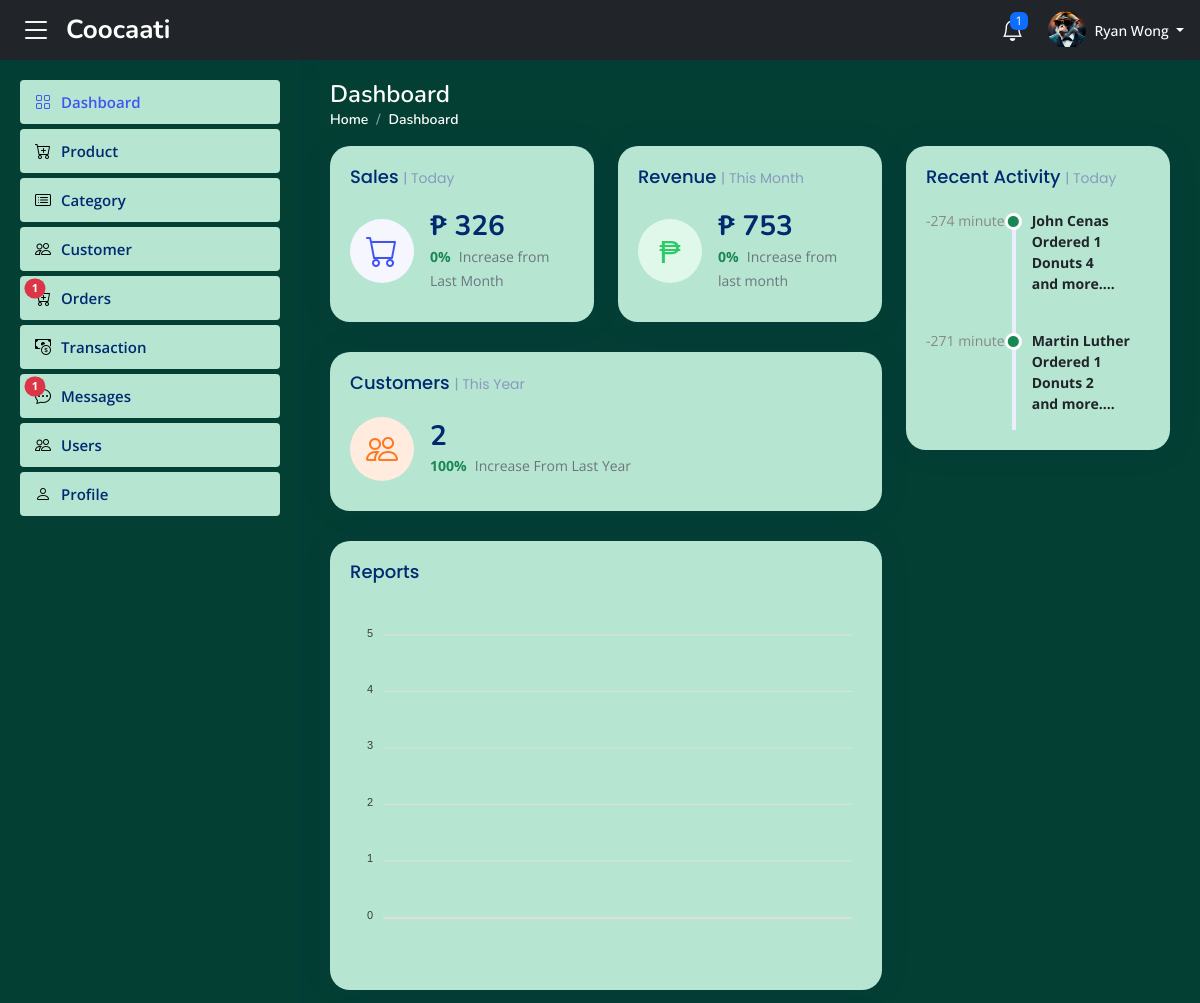
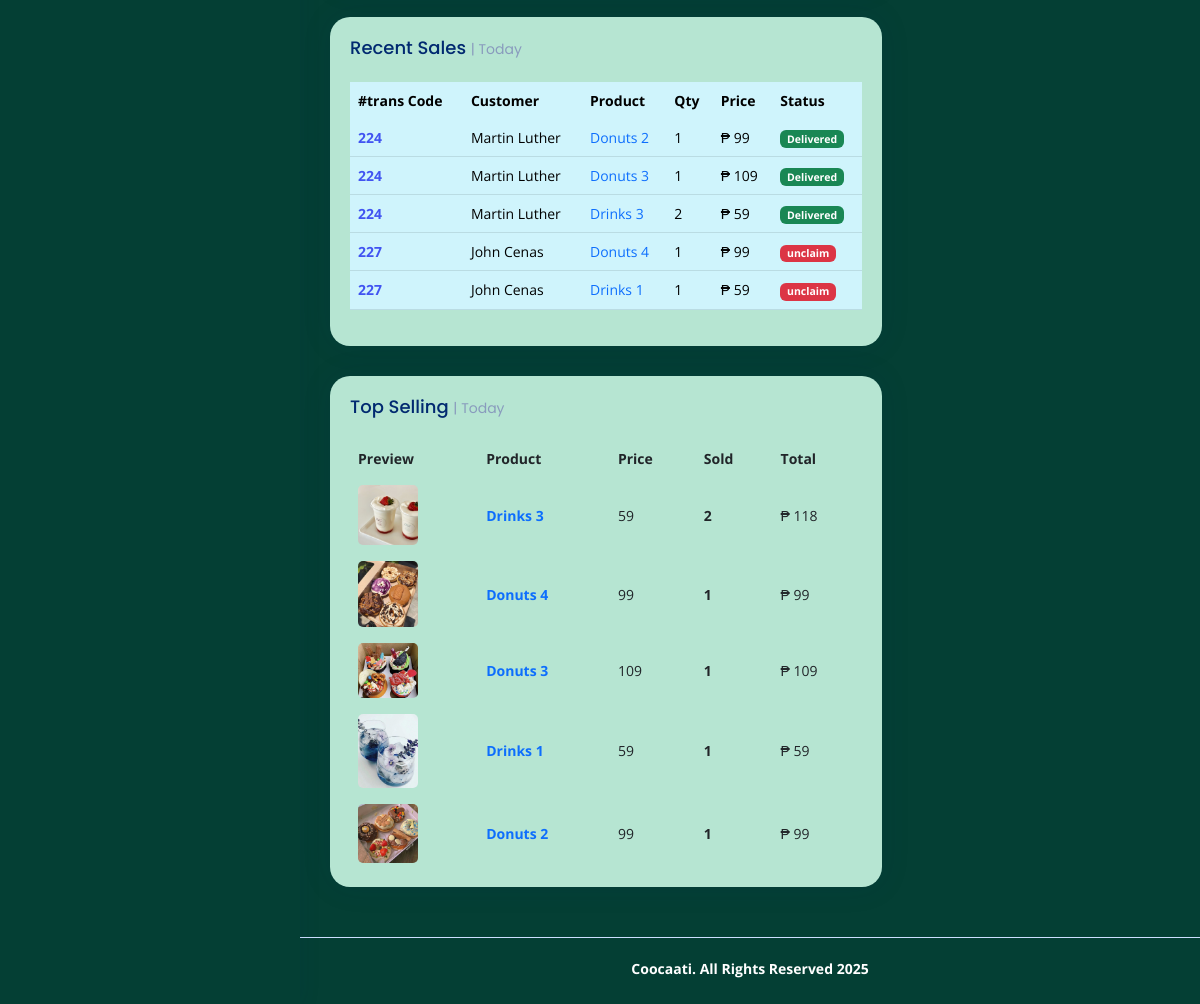
The page /admin/index.php (signed in) on the database its author committed (2 pictures, top to bottom).
### tables this page shows
CREATE TABLE `user` (
  `user_id` int(11) NOT NULL,
  `fname` varchar(50) NOT NULL DEFAULT '0',
  `lname` varchar(50) NOT NULL DEFAULT '0',
  `uname` varchar(50) NOT NULL DEFAULT '0',
  `password` varchar(50) NOT NULL DEFAULT '0',
  `type` varchar(50) NOT NULL DEFAULT '0',
  `avatar` varchar(50) NOT NULL DEFAULT '0',
  `job` varchar(50) NOT NULL DEFAULT '0',
  `special_code` varchar(50) NOT NULL DEFAULT '0'
);

CREATE TABLE `customer` (
  `customer_id` int(11) NOT NULL,
  `name` varchar(50) NOT NULL DEFAULT '0',
  `contact` varchar(50) NOT NULL DEFAULT '0',
  `username` varchar(50) NOT NULL DEFAULT '0',
  `password` varchar(50) NOT NULL DEFAULT '0',
  `address` varchar(50) NOT NULL DEFAULT '0',
  `avatar` varchar(50) NOT NULL DEFAULT '0',
  `date_created` date NOT NULL
);

CREATE TABLE `orders` (
  `order_id` int(11) NOT NULL,
  `customer_id` int(11) NOT NULL DEFAULT 0,
  `order_code` varchar(50) NOT NULL DEFAULT '0',
  `order_date` datetime NOT NULL,
  `order_total` varchar(50) NOT NULL DEFAULT '0',
  `cash` varchar(50) NOT NULL DEFAULT '0',
  `exchange` varchar(50) NOT NULL DEFAULT '0',
  `status` varchar(50) NOT NULL DEFAULT '0'
);

CREATE TABLE `product` (
  `prod_id` int(11) NOT NULL,
  `prod_name` varchar(50) NOT NULL DEFAULT '0',
  `prod_price` varchar(50) NOT NULL DEFAULT '0',
  `avatar` varchar(50) NOT NULL DEFAULT '0',
  `prod_desc` longtext NOT NULL DEFAULT '0',
  `cat_id` varchar(50) NOT NULL DEFAULT '0',
  `status` int(11) NOT NULL DEFAULT 0
);

CREATE TABLE `order_details` (
  `details_id` int(11) NOT NULL,
  `order_id` int(11) NOT NULL DEFAULT 0,
  `prod_id` int(11) NOT NULL DEFAULT 0,
  `qty` varchar(50) NOT NULL
);

### admin/assets/index_body.php (the view, shortened to what the rows shown need)
<?php
$dashboard = new dash();
?>
<main id="main" class="main">
    <div class="pagetitle">
      <h1 style="color: white;">Dashboard</h1>
    </div>
    <section class="section dashboard">
      <div class="row">
        <div class="col-lg-8">
          <div class="row">
            <?php
            if($user_data['type'] == '1'){
              ?>
            <div class="col-12">
              <div class="card recent-sales overflow-auto" style="background-color:#b6e5d2;border-radius:20px;">
                <div class="card-body">
                  <table class="table table-info datatable">
                    <thead>
                      <tr>
                        <th scope="col">#trans Code</th>
                        <th scope="col">Customer</th>
                        <th scope="col">Product</th>
                        <th scope="col">Qty</th>
                        <th scope="col">Price</th>
                        <th scope="col">Status</th>
                      </tr>
                    </thead>
                    <tbody>
                      <?php
                      $RcSalesProdToday = $dashboard->recentSalesProdToday();
                      if($RcSalesProdToday){
                       foreach ($RcSalesProdToday as $data) {
                          ?>
                      <tr>
                        <th scope="row"><a href="#"><?php echo $data['order_code']; ?></a></th>
                        <td><?php echo $data['name']; ?></td>
                        <td><a href="index.php?page=product" class="text-primary"><?php echo $data['prod_name']; ?></a></td>
                        <td><?php echo $data['qty']; ?></td>
                        <td><?php echo '₱ '.$data['prod_price']; ?></td>
                        <?php
                          $status = $data['status'];
                          if($status === '0'){
                            $stat_res = 'unclaim';
                            $stat_col = 'danger';
                          }else if($status === '1'){
                            $stat_res = 'claim';
                            $stat_col = 'success';
                          }else if($status === '2'){
                            $stat_res = 'Delivered';
                            $stat_col = 'success';
                          }
                         ?>
                        <td><span class="badge bg-<?php echo $stat_col; ?>"><?php echo  $stat_res; ?></span></td>
                      </tr>
                          <?php
                         }
                      }
                       ?>
                    </tbody>
                  </table>
                </div>
              </div>
            </div>
            <div class="col-12">
              <div class="card top-selling overflow-auto" style="background-color:#b6e5d2;border-radius:20px;">
                <div class="card-body pb-0">
                  <table class="table table-borderless">
                    <thead>
                      <tr style="background-color:#b6e5d2;border-radius:5px;">
                        <th scope="col">Preview</th>
                        <th scope="col">Product</th>
                        <th scope="col">Price</th>
                        <th scope="col">Sold</th>
                        <th scope="col">Total</th>
                      </tr>
                    </thead>
                    <tbody>
                      <?php
                      $topSelling = $dashboard->topSellingToday();
                      if($topSelling){
                        foreach ($topSelling as $data_s) {
                          ?>
                      <tr>
                        <th scope="row"><a href="#"><img src="assets/avatar/<?php echo $data_s['avatar'] ?>" alt=""></a></th>
                      </tr>
                          <?php
                        }
                      }
                       ?>
                    </tbody>
                  </table>
                </div>
              </div>
            </div>
          </div>
        </div>
        <div class="col-lg-4">
          <div class="card" style="background-color:#b6e5d2;border-radius:20px;">
            <div class="card-body">
              <div class="activity">
              <?php
              $AllDataActivity = $dashboard->getAllRecentActivity();
              if($AllDataActivity){
                foreach($AllDataActivity as $dataAct){
                $array = array(
                  'id'=>$dataAct['order_id']
                );
                $dataSingle = $dashboard->getRecentActivity($array['id']);
                for($i = 0; $i < count($array); $i++){
                 if($dataSingle->counter > 1){
                  $etc = '<p>and more....</p>';
                 }else{
                  $etc = '';
                 }
                 $time = $dataSingle->time;
                 if($time <= 59){
                  $type = 'minute';
                    if($time > 1){
                      $timeType = 'minutes';
                    }else{
                      $timeType = 'minute';
                    }
                 }
                 $checkTime = $dashboard->getTimeOrdered($array['id'],$type);
                ?>
                <div class="activity-item d-flex">
                  <div class="activite-label"><?php echo $checkTime.' '.$timeType; ?></div>
                  <i class='bi bi-circle-fill activity-badge text-success align-self-start'></i>
                  <div class="activity-content">
                     <a href="#" class="fw-bold text-dark"><?php echo $dataSingle->name; ?> Ordered <?php echo $dataSingle->qty.' '.$dataSingle->prod_name.' '.$etc; ?></a>
                  </div>
                </div>
<?php
                }
              }
              }
              ?>
              </div>
            </div>
          </div>
<?php
            }
            ?>
        </div>
      </div>
    </section>
  </main>

### admin/assets/header.php (shortened to what the rows shown need)
<?php
  $user_class = new user();
  $user_data = $user_class->getUserData($_SESSION['user_id']);
?>
<!DOCTYPE html>
<html lang="en">
<head>
  <link href="assets/vendor/bootstrap/css/bootstrap.min.css" rel="stylesheet">
  <link href="assets/vendor/bootstrap-icons/bootstrap-icons.css" rel="stylesheet">
  <link href="assets/vendor/boxicons/css/boxicons.min.css" rel="stylesheet">
  <link href="assets/vendor/quill/quill.snow.css" rel="stylesheet">
  <link href="assets/vendor/quill/quill.bubble.css" rel="stylesheet">
  <link href="assets/vendor/remixicon/remixicon.css" rel="stylesheet">
  <link href="assets/vendor/simple-datatables/style.css" rel="stylesheet">
  <link href="assets/css/style.css" rel="stylesheet">
</head>
<body>
  <header id="header" class="header fixed-top d-flex align-items-center bg-dark">
    <nav class="header-nav ms-auto">
      <ul class="d-flex align-items-center">
        <li class="nav-item dropdown pe-3">
        <a class="nav-link nav-profile d-flex align-items-center pe-0" href="#" data-bs-toggle="dropdown">
          <div class="avatar-container" style="width: 38px; height: 38px; border-radius: 50%; overflow: hidden;">
              <img src="assets/avatar/<?php echo $user_data['avatar']; ?>" alt="Profile"
              style="width: 100%; height: 100%; object-fit: cover;">
          </div>
        </a>
        </li>
      </ul>
    </nav>
  </header>

### rows shown on the page
user: avatar (picture), type "1" (drawn)
customer: orders.order_code "224", name "Martin Luther", product.prod_name "Donuts 2", order_details.qty "1", product.prod_price "99", orders.status "Delivered", product.prod_name "Donuts 3", product.prod_price "109", product.prod_name "Drinks 3", order_details.qty "2", product.prod_price "59"
customer: orders.order_code "227", name "John Cenas", product.prod_name "Donuts 4", order_details.qty "1", product.prod_price "99", orders.status "unclaim", product.prod_name "Drinks 1", product.prod_price "59"
orders: checkTime "-274", timeType "minute", customer.name "John Cenas", qty "1", prod_name "Donuts 4"
orders: checkTime "-271", timeType "minute", customer.name "Martin Luther", qty "1", prod_name "Donuts 2"

### other values the page prints
$notif_count_today "1"
$_SESSION['account_name'] "Ryan Wong"
$pendingOrderedCounts "1"
$notif_count "1"
$Mysales "326"
$SalesStatus "Increase"
$revenueThisMonth "753"
$ifIncrease "Increase"
$data_user "2"
$data_userPercent "100"
$countPercent "Increase"
$data_s['prod_name'] "Drinks 3"
$data_s['prod_price'] "59"
$data_s['sold'] "2"
$data_s['revenue'] "118"
